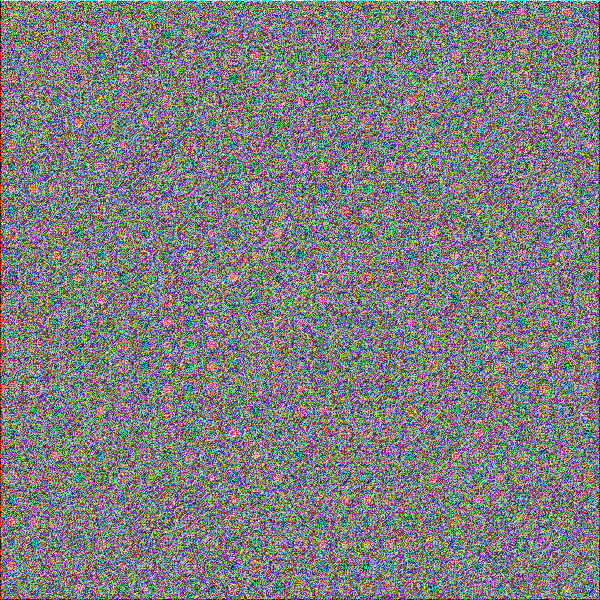
Frame 1 (no input)
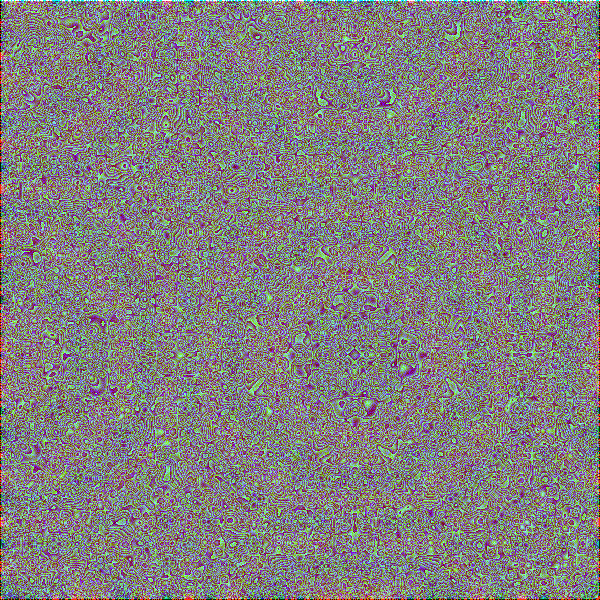
Frame 60 (the mouse pressed at the canvas centre just before this capture)
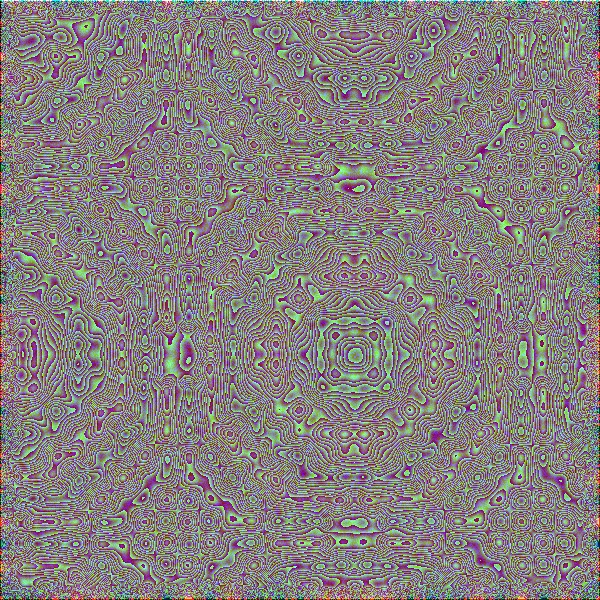
Frame 120 (the mouse held since frame 60 and released just before this capture)

The Processing sketch that drew these frames (run headless with seeded random() and noise(); from frame 60 on, the mouse is pressed at the canvas centre):

// Processing sketch: processing_57551
// ── processing_57551.pde

//convolution de jacques maire
 
//point de départ "exploratory convolution" :Bogdan Vera.
 
/*http://www.openprocessing.org/sketch/57300
  
 */

PImage gfxImage;

void setup()
{
    
     size(600, 600);
     frameRate(60);
     gfxImage = createImage(width, height, RGB);
     gfxImage.loadPixels();
     for (int x = 0; x< width; x++)
          for (int y = 0; y< height; y++)
          {
               float sx =sin(x*x+y*y);
               float sy = log(sq(y*x+y*y));
               gfxImage.pixels[y*width + x] =
              color((sx*sy)*255 , sq(sx+sy)/15,sq(sx*sy)*0.001,(sx+sy)*sy );
          }
     gfxImage.updatePixels();
}
 

 
void draw()
{
     background(0, 0, 255);
     gfxImage.loadPixels();
     for (int x = 1; x< width-1; x++)
          for (int y = 1; y< height-1; y++)
          {
               gfxImage.pixels[y*width + x] =  (int)((
               gfxImage.pixels[y*width + x] +
                    gfxImage.pixels[y*width + x-1] +
                    gfxImage.pixels[y*width + x+1] +
                    gfxImage.pixels[(y-1)*width + x] +
                    gfxImage.pixels[(y+1)*width + x] ) / 5.0017 );
          }
     gfxImage.updatePixels();
 
     image(gfxImage, 0, 0);
}
